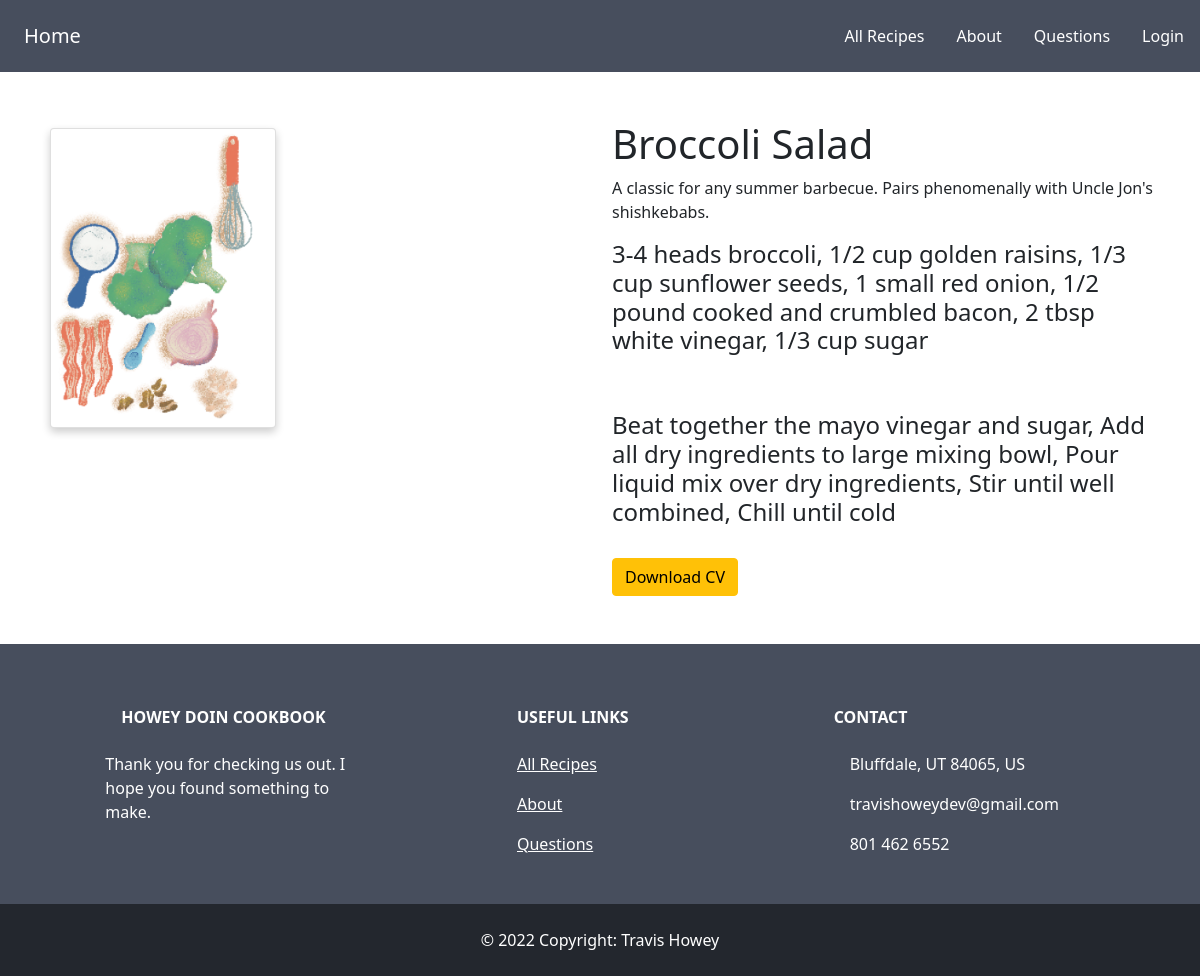
The page /home/10 on the database its author committed.
### howeydoin/models.py (models this page shows, shortened)
class Recipe(models.Model):
    name = models.CharField(max_length=200)
    ingredients = models.CharField(max_length=2000)
    instructions = models.CharField(max_length=2000)
    details = models.CharField(max_length=2000, default="it's a good recipe, really")
    image = models.ImageField(upload_to='pictures', default='https://www.google.com/url?sa=i&url=https%3A%2F%2Funsplash.com%2Fs%2Fphotos%2Fplate&psig=AOvVaw0MX3G1sCt7ND-FBIXv69ZM&ust=1650592695338000&source=images&cd=vfe&ved=0CAwQjRxqFwoTCLj3mYuHpPcCFQAAAAAdAAAAABAD')

### howeydoin/views.py (the view)
# urls.py: path('<int:item_id>', views.detail, name="detail"),
def detail(request, item_id):
    item = Recipe.objects.get(pk=item_id)
    context = {
        'item': item,
    }
    return render(request, 'howeydoin/detail.html', context)

### howeydoin/templates/howeydoin/detail.html (shortened to what this page needs)
{% extends 'howeydoin/base.html' %}
{% load static%}
{% block body %}
    <div class="container my-5">
        <div class="row">
            <div class="col-md-6">
                <img src="{% static item.image.url %}" class="card" height="300px">
            </div>
            <div class="col-md-6">
                <h1>{{ item.name }}</h1>
                <p>{{ item.details }}</p>
                <h4>{{ item.ingredients }}</h4>
                <br><br>
                <h4>{{ item.instructions }}</h4>
                <br>
                <div class="col-md-6">
                    <a href="{% url 'home:download' item.id %}" class="btn btn-warning">Download CV</a>
                </div>
            </div>
        </div>
    </div>
{% endblock %}

### howeydoin/static/howeydoin/style.css (style rules this page uses)
body { font-family: Arial, Helvetica, sans-serif; margin: 0; }
html { box-sizing: border-box; }
*, *:before, *:after { box-sizing: inherit; }
.card { box-shadow: 0 4px 8px 0 rgba(0, 0, 0, 0.2); margin: 8px; }
.container { padding: 0 16px; }
.container::after, .row::after { content: ""; clear: both; display: table; }

### rows shown on the page
Recipe: image (picture), name "Broccoli Salad", details "A classic for any summer barbecue. Pairs phenomenally with Uncle Jon's shishkebabs.", ingredients "3-4 heads broccoli, 1/2 cup golden raisins, 1/3 cup sunflower seeds, 1 small red onion, 1/2 pound cooked and crumbled bacon, 2 tbsp white vinegar, 1/3 cup sugar", instructions "Beat together the mayo vinegar and sugar, Add all dry ingredients to large mixing bowl, Pour liquid mix over dry ingredients, Stir until well combined, Chill until cold"
